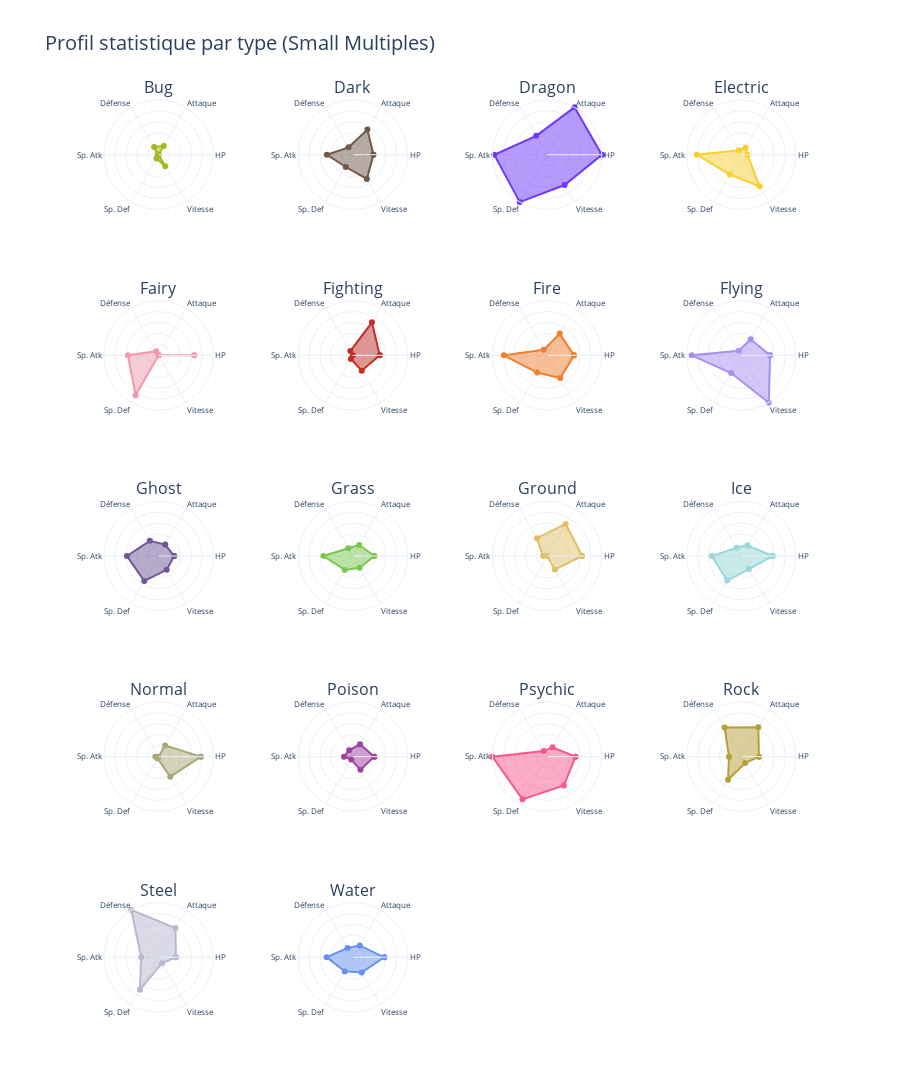

Notebook code cell kept with this figure:
### Markdown cell above
**Ce graph a largement été généré à l'aide d'un LLM.**

### Code cell
# Mapping de couleurs par type
type_colors = {
    "Normal": "#A8A878",
    "Fire": "#F08030",
    "Water": "#6890F0",
    "Electric": "#F8D030",
    "Grass": "#78C850",
    "Ice": "#98D8D8",
    "Fighting": "#C03028",
    "Poison": "#A040A0",
    "Ground": "#E0C068",
    "Flying": "#A890F0",
    "Psychic": "#F85888",
    "Bug": "#A8B820",
    "Rock": "#B8A038",
    "Ghost": "#705898",
    "Dragon": "#7038F8",
    "Dark": "#705848",
    "Steel": "#B8B8D0",
    "Fairy": "#EE99AC",
}

# Calculer les moyennes par type
stats_cols = ["hp", "attack", "defense", "sp._atk", "sp._def", "speed"]
type_stats = df.groupby("type1")[stats_cols].mean().reset_index()

# Normaliser les stats (0-100)
stats_normalized = type_stats.copy()
for col in stats_cols:
    stats_normalized[col] = (
        (type_stats[col] - type_stats[col].min())
        / (type_stats[col].max() - type_stats[col].min())
        * 100
    )

# Obtenir tous les types uniques
all_types_sorted = sorted(type_stats["type1"].unique())
n_types = len(all_types_sorted)

# Calculer la grille : pour 4 colonnes
n_cols = 4
n_rows = (n_types + n_cols - 1) // n_cols  # Dark magic

# Créer les subplots
fig = make_subplots(
    rows=n_rows,
    cols=n_cols,
    specs=[[{"type": "polar"}] * n_cols for _ in range(n_rows)],
    subplot_titles=all_types_sorted,
    vertical_spacing=0.1,  # pour ajuster l'intervalle entre lignes
    # horizontal_spacing=0.03,
)

theta = ["HP", "Attaque", "Défense", "Sp. Atk", "Sp. Def", "Vitesse", "HP"]

for idx, poke_type in enumerate(all_types_sorted):
    row = (idx // n_cols) + 1
    col = (idx % n_cols) + 1

    row_data = stats_normalized[stats_normalized["type1"] == poke_type].iloc[0]
    r_values = [
        row_data["hp"],
        row_data["attack"],
        row_data["defense"],
        row_data["sp._atk"],
        row_data["sp._def"],
        row_data["speed"],
        row_data["hp"],
    ]

    fig.add_trace(
        go.Scatterpolar(
            r=r_values,
            theta=theta,
            fill="toself",
            name=poke_type,
            line_color=type_colors.get(poke_type, "#808080"),
            showlegend=False,
        ),
        row=row,
        col=col,
    )

# Configurer tous les axes
polar_config = {}
for idx in range(n_types):
    polar_key = "polar" if idx == 0 else f"polar{idx+1}"
    polar_config[polar_key] = dict(
        radialaxis=dict(visible=True, range=[0, 100], showticklabels=False),
        angularaxis=dict(showticklabels=True, tickfont=dict(size=8)),
    )

fig.update_layout(**polar_config)

fig.update_layout(
    title_text="Profil statistique par type (Small Multiples)",
    title_font_size=20,
    height=280 * n_rows,
    template="plotly_white",
    font=dict(size=10),
)

fig.show()

### Figure 1 — Plotly figure (JSON) as saved in the notebook; plotly's stock layout.template omitted (floating-point values rounded to 4 significant figures)
{"data": [{"fill": "toself", "line": {"color": "#A8B820"}, "name": "Bug", "r": [0, 18.66, 16.35, 1.675, 7.845, 24.29, 0], "showlegend": false, "subplot": "polar", "theta": ["HP", "Attaque", "Défense", "Sp. Atk", "Sp. Def", "Vitesse", "HP"], "type": "scatterpolar"}, {"fill": "toself", "line": {"color": "#705848"}, "name": "Dark", "r": [37.54, 53.08, 15.6, 47.54, 25.93, 51.14, 37.54], "showlegend": false, "subplot": "polar2", "theta": ["HP", "Attaque", "Défense", "Sp. Atk", "Sp. Def", "Vitesse", "HP"], "type": "scatterpolar"}, {"fill": "toself", "line": {"color": "#7038F8"}, "name": "Dragon", "r": [100, 100, 39.88, 96.56, 100, 63.89, 100], "showlegend": false, "subplot": "polar3", "theta": ["HP", "Attaque", "Défense", "Sp. Atk", "Sp. Def", "Vitesse", "HP"], "type": "scatterpolar"}, {"fill": "toself", "line": {"color": "#F8D030"}, "name": "Electric", "r": [11.02, 14.94, 9.694, 81.5, 41.98, 66.61, 11.02], "showlegend": false, "subplot": "polar4", "theta": ["HP", "Attaque", "Défense", "Sp. Atk", "Sp. Def", "Vitesse", "HP"], "type": "scatterpolar"}, {"fill": "toself", "line": {"color": "#EE99AC"}, "name": "Fairy", "r": [65.21, 0, 8.807, 56.12, 84.14, 0, 65.21], "showlegend": false, "subplot": "polar5", "theta": ["HP", "Attaque", "Défense", "Sp. Atk", "Sp. Def", "Vitesse", "HP"], "type": "scatterpolar"}, {"fill": "toself", "line": {"color": "#C03028"}, "name": "Fighting", "r": [49.07, 69.67, 9.138, 0, 7.487, 32.43, 49.07], "showlegend": false, "subplot": "polar6", "theta": ["HP", "Attaque", "Défense", "Sp. Atk", "Sp. Def", "Vitesse", "HP"], "type": "scatterpolar"}, {"fill": "toself", "line": {"color": "#F08030"}, "name": "Fire", "r": [49.26, 45.93, 11.91, 79.2, 36.26, 47.96, 49.26], "showlegend": false, "subplot": "polar7", "theta": ["HP", "Attaque", "Défense", "Sp. Atk", "Sp. Def", "Vitesse", "HP"], "type": "scatterpolar"}, {"fill": "toself", "line": {"color": "#A890F0"}, "name": "Flying", "r": [52.47, 34.04, 9.625, 90.83, 37.37, 100, 52.47], "showlegend": false, "subplot": "polar8", "theta": ["HP", "Attaque", "Défense", "Sp. Atk", "Sp. Def", "Vitesse", "HP"], "type": "scatterpolar"}, {"fill": "toself", "line": {"color": "#705898"}, "name": "Ghost", "r": [28.58, 24.22, 32.08, 57.92, 52.57, 29.22, 28.58], "showlegend": false, "subplot": "polar9", "theta": ["HP", "Attaque", "Défense", "Sp. Atk", "Sp. Def", "Vitesse", "HP"], "type": "scatterpolar"}, {"fill": "toself", "line": {"color": "#78C850"}, "name": "Grass", "r": [39.3, 23.09, 16.46, 53.85, 29.43, 24.74, 39.3], "showlegend": false, "subplot": "polar10", "theta": ["HP", "Attaque", "Défense", "Sp. Atk", "Sp. Def", "Vitesse", "HP"], "type": "scatterpolar"}, {"fill": "toself", "line": {"color": "#E0C068"}, "name": "Ground", "r": [63.94, 67.64, 37.58, 7.413, 0, 28.41, 63.94], "showlegend": false, "subplot": "polar11", "theta": ["HP", "Attaque", "Défense", "Sp. Atk", "Sp. Def", "Vitesse", "HP"], "type": "scatterpolar"}, {"fill": "toself", "line": {"color": "#98D8D8"}, "name": "Ice", "r": [57.2, 22.18, 17.39, 53.94, 51.9, 27.58, 57.2], "showlegend": false, "subplot": "polar12", "theta": ["HP", "Attaque", "Défense", "Sp. Atk", "Sp. Def", "Vitesse", "HP"], "type": "scatterpolar"}, {"fill": "toself", "line": {"color": "#A8A878"}, "name": "Normal", "r": [77.16, 23.6, 0, 5.973, 3.735, 42.59, 77.16], "showlegend": false, "subplot": "polar13", "theta": ["HP", "Attaque", "Défense", "Sp. Atk", "Sp. Def", "Vitesse", "HP"], "type": "scatterpolar"}, {"fill": "toself", "line": {"color": "#A040A0"}, "name": "Poison", "r": [39.22, 25.99, 13.49, 16.16, 6.296, 27.79, 39.22], "showlegend": false, "subplot": "polar14", "theta": ["HP", "Attaque", "Défense", "Sp. Atk", "Sp. Def", "Vitesse", "HP"], "type": "scatterpolar"}, {"fill": "toself", "line": {"color": "#F85888"}, "name": "Psychic", "r": [52.02, 19.62, 11.78, 100, 90.18, 61.03, 52.02], "showlegend": false, "subplot": "polar15", "theta": ["HP", "Attaque", "Défense", "Sp. Atk", "Sp. Def", "Vitesse", "HP"], "type": "scatterpolar"}, {"fill": "toself", "line": {"color": "#B8A038"}, "name": "Rock", "r": [32.09, 61.93, 61.56, 22.59, 48.78, 13.58, 32.09], "showlegend": false, "subplot": "polar16", "theta": ["HP", "Attaque", "Défense", "Sp. Atk", "Sp. Def", "Vitesse", "HP"], "type": "scatterpolar"}, {"fill": "toself", "line": {"color": "#B8B8D0"}, "name": "Steel", "r": [31.55, 61.61, 100, 31.81, 68.52, 12.37, 31.55], "showlegend": false, "subplot": "polar17", "theta": ["HP", "Attaque", "Défense", "Sp. Atk", "Sp. Def", "Vitesse", "HP"], "type": "scatterpolar"}, {"fill": "toself", "line": {"color": "#6890F0"}, "name": "Water", "r": [57.43, 24.95, 19.69, 47.91, 29.77, 32.23, 57.43], "showlegend": false, "subplot": "polar18", "theta": ["HP", "Attaque", "Défense", "Sp. Atk", "Sp. Def", "Vitesse", "HP"], "type": "scatterpolar"}], "layout": {"annotations": [{"font": {"size": 16}, "showarrow": false, "text": "Bug", "x": 0.1062, "xanchor": "center", "xref": "paper", "y": 1, "yanchor": "bottom", "yref": "paper"}, {"font": {"size": 16}, "showarrow": false, "text": "Dark", "x": 0.3688, "xanchor": "center", "xref": "paper", "y": 1, "yanchor": "bottom", "yref": "paper"}, {"font": {"size": 16}, "showarrow": false, "text": "Dragon", "x": 0.6313, "xanchor": "center", "xref": "paper", "y": 1, "yanchor": "bottom", "yref": "paper"}, {"font": {"size": 16}, "showarrow": false, "text": "Electric", "x": 0.8938, "xanchor": "center", "xref": "paper", "y": 1, "yanchor": "bottom", "yref": "paper"}, {"font": {"size": 16}, "showarrow": false, "text": "Fairy", "x": 0.1062, "xanchor": "center", "xref": "paper", "y": 0.78, "yanchor": "bottom", "yref": "paper"}, {"font": {"size": 16}, "showarrow": false, "text": "Fighting", "x": 0.3688, "xanchor": "center", "xref": "paper", "y": 0.78, "yanchor": "bottom", "yref": "paper"}, {"font": {"size": 16}, "showarrow": false, "text": "Fire", "x": 0.6313, "xanchor": "center", "xref": "paper", "y": 0.78, "yanchor": "bottom", "yref": "paper"}, {"font": {"size": 16}, "showarrow": false, "text": "Flying", "x": 0.8938, "xanchor": "center", "xref": "paper", "y": 0.78, "yanchor": "bottom", "yref": "paper"}, {"font": {"size": 16}, "showarrow": false, "text": "Ghost", "x": 0.1062, "xanchor": "center", "xref": "paper", "y": 0.56, "yanchor": "bottom", "yref": "paper"}, {"font": {"size": 16}, "showarrow": false, "text": "Grass", "x": 0.3688, "xanchor": "center", "xref": "paper", "y": 0.56, "yanchor": "bottom", "yref": "paper"}, {"font": {"size": 16}, "showarrow": false, "text": "Ground", "x": 0.6313, "xanchor": "center", "xref": "paper", "y": 0.56, "yanchor": "bottom", "yref": "paper"}, {"font": {"size": 16}, "showarrow": false, "text": "Ice", "x": 0.8938, "xanchor": "center", "xref": "paper", "y": 0.56, "yanchor": "bottom", "yref": "paper"}, {"font": {"size": 16}, "showarrow": false, "text": "Normal", "x": 0.1062, "xanchor": "center", "xref": "paper", "y": 0.34, "yanchor": "bottom", "yref": "paper"}, {"font": {"size": 16}, "showarrow": false, "text": "Poison", "x": 0.3688, "xanchor": "center", "xref": "paper", "y": 0.34, "yanchor": "bottom", "yref": "paper"}, {"font": {"size": 16}, "showarrow": false, "text": "Psychic", "x": 0.6313, "xanchor": "center", "xref": "paper", "y": 0.34, "yanchor": "bottom", "yref": "paper"}, {"font": {"size": 16}, "showarrow": false, "text": "Rock", "x": 0.8938, "xanchor": "center", "xref": "paper", "y": 0.34, "yanchor": "bottom", "yref": "paper"}, {"font": {"size": 16}, "showarrow": false, "text": "Steel", "x": 0.1062, "xanchor": "center", "xref": "paper", "y": 0.12, "yanchor": "bottom", "yref": "paper"}, {"font": {"size": 16}, "showarrow": false, "text": "Water", "x": 0.3688, "xanchor": "center", "xref": "paper", "y": 0.12, "yanchor": "bottom", "yref": "paper"}], "font": {"size": 10}, "height": 1400, "polar": {"angularaxis": {"showticklabels": true, "tickfont": {"size": 8}}, "domain": {"x": [0, 0.2125], "y": [0.88, 1]}, "radialaxis": {"range": [0, 100], "showticklabels": false, "visible": true}}, "polar10": {"angularaxis": {"showticklabels": true, "tickfont": {"size": 8}}, "domain": {"x": [0.2625, 0.475], "y": [0.44, 0.56]}, "radialaxis": {"range": [0, 100], "showticklabels": false, "visible": true}}, "polar11": {"angularaxis": {"showticklabels": true, "tickfont": {"size": 8}}, "domain": {"x": [0.525, 0.7375], "y": [0.44, 0.56]}, "radialaxis": {"range": [0, 100], "showticklabels": false, "visible": true}}, "polar12": {"angularaxis": {"showticklabels": true, "tickfont": {"size": 8}}, "domain": {"x": [0.7875, 1], "y": [0.44, 0.56]}, "radialaxis": {"range": [0, 100], "showticklabels": false, "visible": true}}, "polar13": {"angularaxis": {"showticklabels": true, "tickfont": {"size": 8}}, "domain": {"x": [0, 0.2125], "y": [0.22, 0.34]}, "radialaxis": {"range": [0, 100], "showticklabels": false, "visible": true}}, "polar14": {"angularaxis": {"showticklabels": true, "tickfont": {"size": 8}}, "domain": {"x": [0.2625, 0.475], "y": [0.22, 0.34]}, "radialaxis": {"range": [0, 100], "showticklabels": false, "visible": true}}, "polar15": {"angularaxis": {"showticklabels": true, "tickfont": {"size": 8}}, "domain": {"x": [0.525, 0.7375], "y": [0.22, 0.34]}, "radialaxis": {"range": [0, 100], "showticklabels": false, "visible": true}}, "polar16": {"angularaxis": {"showticklabels": true, "tickfont": {"size": 8}}, "domain": {"x": [0.7875, 1], "y": [0.22, 0.34]}, "radialaxis": {"range": [0, 100], "showticklabels": false, "visible": true}}, "polar17": {"angularaxis": {"showticklabels": true, "tickfont": {"size": 8}}, "domain": {"x": [0, 0.2125], "y": [0, 0.12]}, "radialaxis": {"range": [0, 100], "showticklabels": false, "visible": true}}, "polar18": {"angularaxis": {"showticklabels": true, "tickfont": {"size": 8}}, "domain": {"x": [0.2625, 0.475], "y": [0, 0.12]}, "radialaxis": {"range": [0, 100], "showticklabels": false, "visible": true}}, "polar19": {"domain": {"x": [0.525, 0.7375], "y": [0, 0.12]}}, "polar2": {"angularaxis": {"showticklabels": true, "tickfont": {"size": 8}}, "domain": {"x": [0.2625, 0.475], "y": [0.88, 1]}, "radialaxis": {"range": [0, 100], "showticklabels": false, "visible": true}}, "polar20": {"domain": {"x": [0.7875, 1], "y": [0, 0.12]}}, "polar3": {"angularaxis": {"showticklabels": true, "tickfont": {"size": 8}}, "domain": {"x": [0.525, 0.7375], "y": [0.88, 1]}, "radialaxis": {"range": [0, 100], "showticklabels": false, "visible": true}}, "polar4": {"angularaxis": {"showticklabels": true, "tickfont": {"size": 8}}, "domain": {"x": [0.7875, 1], "y": [0.88, 1]}, "radialaxis": {"range": [0, 100], "showticklabels": false, "visible": true}}, "polar5": {"angularaxis": {"showticklabels": true, "tickfont": {"size": 8}}, "domain": {"x": [0, 0.2125], "y": [0.66, 0.78]}, "radialaxis": {"range": [0, 100], "showticklabels": false, "visible": true}}, "polar6": {"angularaxis": {"showticklabels": true, "tickfont": {"size": 8}}, "domain": {"x": [0.2625, 0.475], "y": [0.66, 0.78]}, "radialaxis": {"range": [0, 100], "showticklabels": false, "visible": true}}, "polar7": {"angularaxis": {"showticklabels": true, "tickfont": {"size": 8}}, "domain": {"x": [0.525, 0.7375], "y": [0.66, 0.78]}, "radialaxis": {"range": [0, 100], "showticklabels": false, "visible": true}}, "polar8": {"angularaxis": {"showticklabels": true, "tickfont": {"size": 8}}, "domain": {"x": [0.7875, 1], "y": [0.66, 0.78]}, "radialaxis": {"range": [0, 100], "showticklabels": false, "visible": true}}, "polar9": {"angularaxis": {"showticklabels": true, "tickfont": {"size": 8}}, "domain": {"x": [0, 0.2125], "y": [0.44, 0.56]}, "radialaxis": {"range": [0, 100], "showticklabels": false, "visible": true}}, "title": {"font": {"size": 20}, "text": "Profil statistique par type (Small Multiples)"}}}
